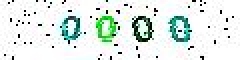
%> input picture images/0000.jpg, 120 x 30 px (shown 2 times larger); its folder holds only this picture in this run
$ octave --eval "result = testbp;"   (GNU Octave 9; MATLAB toolbox functions it lacks are replaced by stand-ins)
%> lines starting %> are read from the running program, lines starting %| are printed output that depends on the picture; in (x1, y1, x2, y2) boxes, pixels count from 0 and x2, y2 are one past the last pixel; in counts of white or black regions, pixels touching at a corner belong together; the program's own positions count from 1
### ksw_ga_improve1.m
function I2 = ksw_ga_improve1(I)
%I=imread('images/0146.jpg');
hist=imhist(I);%显示图像数据柱状图
total=0;
for i=0:255
    total=total+hist(i+1);
end
hist1=hist/total;%求每点的归一化//求像素为i的概率Pi
HT=0;%存储图像熵
for i=0:255
    if hist1(i+1)==0
        temp=0;
    else
        temp=hist1(i+1)*log(1/hist1(i+1));
    end
    HT=HT+temp;
end
    %种群随机初始化，种群数取10，染色体二进制编码取8位
    t0=clock;
    population=20;
    X0=round(rand(1,population)*255);  %阈值
    for i=1:population
        adapt_value0(i)=ksw(X0(i),0,255,hist1,HT);%熵值
    end
    adapt_average0=mean(adapt_value0);
    X1=X0;
    adapt_value1=adapt_value0;
    adapt_average1=adapt_average0;
    %循环搜索，搜索代数取200
    generation=200;
    for k=1:generation
        s1=select_ga_improve(X1,adapt_value1,population);
        s_code1=dec2bin(s1,8);    %将阈值矩阵转换为八位的二进制
        c1=cross_ga_improve(s_code1,k,population);
        v1=mutation_ga_improve(c1,k,population);
        X2=(bin2dec(v1))';
        for i=1:population
            adapt_value2(i)=ksw(X2(i),0,255,hist1,HT);
        end
        adapt_average2=mean(adapt_value2);
        if abs(adapt_average2-adapt_average1)<=0.01
            break;
        else
            X1=X2;
            adapt_value1=adapt_value2;
            adapt_average1=adapt_average2;
        end
    end
    max_value=max(adapt_value2);
    number=find(adapt_value2==max_value);
    t_opt=round(mean(X2(number)));
t1=clock;
search_time=etime(t1,t0);
%%阈值分割及显示部分
threshold_opt=t_opt/255;
% threshold_opt
I1=1-im2bw(I,threshold_opt);
%imshow(I1);
I2 = bwareaopen(I1, 10, 8);

### ksw.m
function y=ksw(t,mingrayvalue,maxgrayvalue,hist1,HT)

    %计算最佳直方图熵（KSW熵）

    Pt=0;
    for i=mingrayvalue:t
        Pt=Pt+hist1(i+1);
    end

    Ht=0;
    for i=mingrayvalue:t
        if hist1(i+1)==0
           temp=0;
        else
           temp=hist1(i+1)*log(1/hist1(i+1));
        end
        Ht=Ht+temp;
    end

    if Pt==0 || Pt==1           %   or(Pt==0,Pt==1)
        temp1=0;
    else
        temp1=log(Pt*(1-Pt))+Ht/Pt+(HT-Ht)/(1-Pt);
    end

    if temp1 < 0
        H=0;
    else
        H=temp1;
    end


    y=H;

### select_ga_improve.m
function s1=select_ga_improve(X1,adapt_value1,population)

    %选择算子


    total_adapt_value1=0;
    for i=1:population
        total_adapt_value1=total_adapt_value1+adapt_value1(i);
    end
    adapt_value1_new=adapt_value1/total_adapt_value1;

    max_adapt_value1=max(adapt_value1);                               % 精英策略
    a=find(adapt_value1==max_adapt_value1);

    s1(1)=round(mean(X1(a)));%代表新的种群

    r=rand(1,population-1);

    for i=2:population                                                % 90%轮盘赌法
        temp=0;
        for j=1:population
            temp=temp+adapt_value1_new(j);
            if temp>=r(i-1)
                s1(i)=X1(j);
                break;
            end
        end
    end


### cross_ga_improve.m
function c1=cross_ga_improve(s_code1,k,population)

   %交叉算子

   if k <= 20                                 %交叉概率取0.8,0.6
       pc=0.8;
   else
       pc=0.6;
   end


   %(1,2)/(3,4)/(5,6)进行交叉运算，(7,8)/(9,10)复制

   ww=s_code1;

   for i=1:(pc*population/2)
       r=abs(round(rand(1)*20)-3);
       for j=(r+1):8
           temp=ww(2*i-1,j);
           ww(2*i-1,j)=ww(2*i,j);
           ww(2*i,j)=temp;
       end
   end

   c1=ww;


### cutting.m
% 图片分割器

function y = cutting(img, isshow)
	if nargin < 2; isshow = false; end
	if isshow;
		imshow(img); % 显示彩色图像
    end
    %img1=GA(img);
    I2=ksw_ga_improve1(img);
% [5 lines of commented-out code are left out]

	varray = sum(I2);
	imgsize = size(I2);

	if isshow
		figure; % 打开一个新的窗口显示灰度图像
		imshow(imgGray); % 显示转化后的灰度图像

		harray = sum(I2');
		x1 = 1 : imgsize(1, 1);
		x2 = 1 : imgsize(1, 2);
		figure; % 打开一个新的窗口显示分割图
		plot(x1, harray, 'r+-', x2, varray, 'y*-');

		figure; % 打开一个新的窗口显示灰度图像
		imshow(I2); % 显示转化后的灰度图像
	end

	va = mean(varray);    % 计算平均值
	harray = sum(I2');
	vb = mean(harray);

	isanum = false;
	sumy = 0;
	for i = 1 : imgsize(1, 1)
		if harray(i) > vb;
			if isanum == false;
				isanum = true;
				cvb = i;
			end
		else
			if isanum
				isanum = false;
				cve = i;
				sumy = sumy + 1;
				if isshow;
					hold on;
					plot([0 imgsize(1,2)], [cvb cvb],'r--');
					plot([0 imgsize(1,2)], [cve cve], 'r--');
				end
			end
		end
	end

	y = {};
	sumy = 0;
	for i = 1 : imgsize(1, 2);
		if varray(i) > va;
			if isanum == false;
				isanum = true;
				ctb = i;
			end
		else
			if isanum;
				isanum = false;
				cte = i;
				sumy = sumy + 1;
				if isshow;
					hold on;
					plot([ctb ctb], [0 imgsize(1,1)],'r--');
					plot([cte cte], [0 imgsize(1,1)],'r--');
				end
				t = I2(cvb:cve, ctb:cte);
				y{sumy} = t;

			end
		end
	end
end

### mutation_ga_improve.m
function v1=mutation_ga_improve(c1,k,population)

    %变异算子,前0.02，中0.03，后0.02

    if k<=30
        pm=0.02;
    elseif k>30 && k<=50
        pm=0.03;
    else
        pm=0.02;
    end


    format long;


    for i=1:population
        for j=1:8
            r=rand(1);
            if r>pm
                temp(i,j)=c1(i,j);
            else
                tt=not(str2num(c1(i,j)));
                temp(i,j)=num2str(tt);
            end
        end
    end

    v1=temp;


### testbp.m
function [rightdata,rate]=testbp()
load bp.mat
	% bp 测试
    chuan1=msgbox('正在创建测试数据...');
	image_dir=dir('images/*.jpg');
	for i = 1: length(image_dir)
	str_name = image_dir(i).name;
    for k=1:length(str_name)
            if(str_name(k)=='.')
                break
            end
    end
	imgs_test{i} = str_name(1:k-1);

    end
    close (chuan1)
	rightnum = 0;
	sumnum = 0;
    max_size=[40,40];
    chuan2=msgbox('测试网络中...');
	for i = 1 : length(imgs_test)
		img_name = imgs_test{i};
		imgs = cutting(imread(['images/',img_name,'.jpg']), false);
%> in ksw_ga_improve1, `hist=imhist(I);`: hist = 256 values, max 4815 at index 256, min 0 at index 117, mean 42.19
%> the loop in ksw_ga_improve1, `for i=0:255` made 256 passes
%> total on passes 1 to 3: 218, 232, 255
%> after the loop in ksw_ga_improve1, `for i=0:255`: total = 10800
%> in ksw_ga_improve1, `hist1=hist/total;`: hist1 = 256 values, max 0.446 at index 256, min 0 at index 117, mean 0.00391
%> the loop in ksw_ga_improve1, `for i=0:255` made 256 passes
%> (temp, HT) on passes 1 to 12: (0.0788, 0.0788), (0.00862, 0.0874), (0.0131, 0.1), (0.0112, 0.112), (0.0107, 0.122), (0.00965, 0.132), (0.00862, 0.141), (0.00914, 0.15), (0.00809, 0.158), (0.00476, 0.163), (0.0112, 0.174), (0.0107, 0.184)
%> after the loop in ksw_ga_improve1, `for i=0:255`: HT = 2.87; temp = 0.36
%> the loop in ksw_ga_improve1, `for i=1:population` made 20 passes
%> (temp1 in ksw, H in ksw, y in ksw) on passes 1 to 12: (6.93, 6.93, 6.93), (6.85, 6.85, 6.85), (6.43, 6.43, 6.43), (5.98, 5.98, 5.98), (6.56, 6.56, 6.56), (6.39, 6.39, 6.39), (6.88, 6.88, 6.88), (6.13, 6.13, 6.13), (6.52, 6.52, 6.52), (6.66, 6.66, 6.66), (6.89, 6.89, 6.89), (6.56, 6.56, 6.56)
%> after the loop in ksw_ga_improve1, `for i=1:population`: adapt_value0 = 20 values, max 6.93 at index 1, min 4.93 at index 18, mean 6.5
%> in ksw_ga_improve1, `adapt_average0=mean(adapt_value0);`: adapt_average0 = 6.5
%> in ksw_ga_improve1, `adapt_value1=adapt_value0;`: adapt_value1 has the same summary as adapt_value0
%> the loop in ksw_ga_improve1, `for k=1:generation` made 8 passes
%> (max_adapt_value1 in select_ga_improve, a in select_ga_improve, adapt_average2, adapt_average1) on passes 1 to 7: (6.93, 1, 6.63, 6.63), (6.93, 4, 6.69, 6.69), (6.94, 10, 6.82, 6.82), (6.94, [1 4], 6.7, 6.7), (6.94, [2 4 8 12], 6.82, 6.82), (6.94, [1 3 15 18], 6.8, 6.8), (6.94, [4 5 6], 6.74, 6.74)
%> (max_adapt_value1 in select_ga_improve, a in select_ga_improve, adapt_average2) on pass 8: (6.94, [8 10], 6.74)
%> after the loop in ksw_ga_improve1, `for k=1:generation`: X1 = 20 values, max 233 at index 6, min 107 at index 11, mean 175.9; adapt_value1 = 20 values, max 6.94 at index 8, min 6.43 at index 11, mean 6.74; adapt_value2 = 20 values, max 6.94 at index 1, min 6.43 at index 20, mean 6.74
%> in ksw_ga_improve1, `max_value=max(adapt_value2);`: max_value = 6.94
%> in ksw_ga_improve1, `number=find(adapt_value2==max_value);`: number = [1 10]
%> in ksw_ga_improve1, `t_opt=round(mean(X2(number)));`: t_opt = 224
%> in ksw_ga_improve1, `threshold_opt=t_opt/255;`: threshold_opt = 0.878
%> in ksw_ga_improve1, `I1=1-im2bw(I,threshold_opt);`:
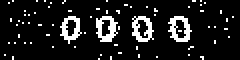
%> I1: size 30x120 double (shown 2 times larger); values 0 (black) and 1 (white), 11.4% white in thin lines or dots
%> in ksw_ga_improve1, `I2 = bwareaopen(I1, 10, 8);`:
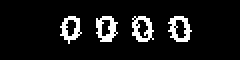
%> I2: size 30x120 logical (shown 2 times larger); 8.7% white in thin lines or dots, all inside (x1, y1, x2, y2) = (30, 8, 96, 22)
%> in cutting, `varray = sum(I2);`: varray = 120 values, max 13 at index 56, min 0 at index 1, mean 2.62
%> in cutting, `va = mean(varray);`: va = 2.62
%> in cutting, `harray = sum(I2');`: harray = 30 values, max 33 at index 10, min 0 at index 1, mean 10.47
%> in cutting, `vb = mean(harray);`: vb = 10.47
%> after the loop in cutting, `for i = 1 : imgsize(1, 2);`: ctb = 86; cte = 96; sumy = 4; y = 4 items
%> imgs = 4 items
		if (length(imgs) == length(img_name))
			for j = 1 : length(img_name)
				tmp_num = str2num(img_name(j)) + 1;

				%% 等大小化
				temp = zeros(max_size);
				imgs_size = size(imgs{j});
				temp(1:imgs_size(1,1), 1:imgs_size(1,2)) = imgs{j};
				imgs{j} = temp;

				input_size = numel(temp);
				testInput(j, :) = reshape(temp', input_size, 1);
            end
%> this loop made 4 passes
%> imgs_size on passes 1 to 4: [14 10], [14 11], [14 11], [14 11]
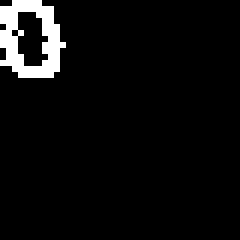
%> temp: size 40x40 double (shown 6 times larger); values 0 (black) and 1 (white), 4.9% white in thin lines or dots, all inside (x1, y1, x2, y2) = (0, 0, 11, 13)
%> after the loop, testInput = 1600 columns, first 8: [0 0 0 1 1 1 1 0; 0 0 0 1 1 1 1 1; 0 1 0 1 1 1 1 0; 0 0 1 1 1 1 1 0]

			size(testInput);


%> (the run ends here)
